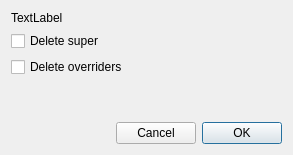
<?xml version="1.0" encoding="UTF-8"?>
<ui version="4.0">
 <class>DeleteDialog</class>
 <widget class="QDialog" name="DeleteDialog">
  <property name="geometry">
   <rect>
    <x>0</x>
    <y>0</y>
    <width>293</width>
    <height>155</height>
   </rect>
  </property>
  <property name="windowTitle">
   <string>Delete...</string>
  </property>
  <layout class="QGridLayout" name="gridLayout">
   <item row="0" column="0">
    <widget class="QLabel" name="message">
     <property name="text">
      <string>TextLabel</string>
     </property>
    </widget>
   </item>
   <item row="1" column="0">
    <widget class="QCheckBox" name="cbDeleteSuper">
     <property name="text">
      <string>Delete super </string>
     </property>
    </widget>
   </item>
   <item row="2" column="0">
    <widget class="QCheckBox" name="cbDeleteOverriders">
     <property name="text">
      <string>Delete overriders</string>
     </property>
     <property name="checked">
      <bool>false</bool>
     </property>
    </widget>
   </item>
   <item row="3" column="0">
    <spacer name="verticalSpacer">
     <property name="orientation">
      <enum>Qt::Vertical</enum>
     </property>
     <property name="sizeHint" stdset="0">
      <size>
       <width>20</width>
       <height>38</height>
      </size>
     </property>
    </spacer>
   </item>
   <item row="4" column="0">
    <layout class="QHBoxLayout" name="horizontalLayout">
     <item>
      <spacer name="horizontalSpacer">
       <property name="orientation">
        <enum>Qt::Horizontal</enum>
       </property>
       <property name="sizeHint" stdset="0">
        <size>
         <width>40</width>
         <height>20</height>
        </size>
       </property>
      </spacer>
     </item>
     <item>
      <widget class="QPushButton" name="pbCancel">
       <property name="text">
        <string>Cancel</string>
       </property>
      </widget>
     </item>
     <item>
      <widget class="QPushButton" name="pbOK">
       <property name="text">
        <string>OK</string>
       </property>
       <property name="default">
        <bool>true</bool>
       </property>
       <property name="flat">
        <bool>false</bool>
       </property>
      </widget>
     </item>
    </layout>
   </item>
  </layout>
 </widget>
 <resources/>
 <connections/>
</ui>
